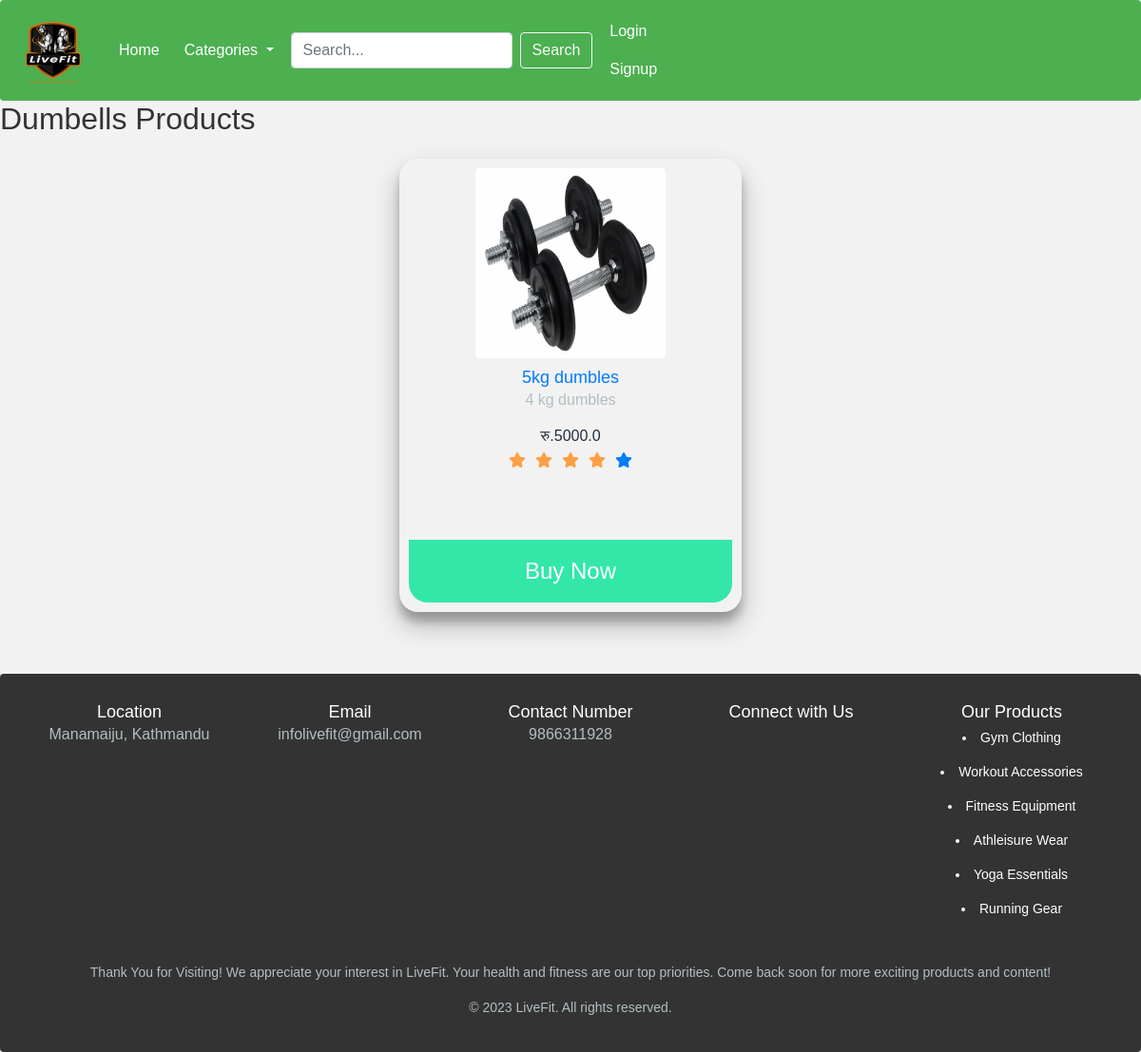
/category/dumbells/, run on the app's committed database.
### home/models.py (models this page shows, shortened)
class Category(models.Model):
    name = models.CharField(max_length=100,unique=True)
    slug = models.SlugField(max_length=100,unique=True)
    description = models.TextField(blank=True,null=True)

class Product(models.Model):
    title = models.CharField(max_length=50)
    selling_price = models.FloatField()
    short_description = models.TextField(max_length=210)
    description = models.TextField()
    brand = models.ForeignKey(Brand, on_delete=models.CASCADE)
    category = models.ForeignKey(Category, on_delete=models.CASCADE)
    product_image = models.ImageField(upload_to='productimg', null=False , blank=False)

### home/views.py (the view)
# urls.py: path('category/<slug>/', views.CategoryView.as_view(), name='category'),
class CategoryView(View):
    def get(self, request, slug):
        category = get_object_or_404(Category, slug=slug)
        products = category.product_set.all()
        data = {
            'catData': category,
            'productData': products,
        }
        return render(request, 'app/category.html', data)

### home/templates/app/category.html (shortened to what this page needs)
{% extends 'app/base.html' %}
{% load static %}
{% block additional_head %}
<link rel="stylesheet" href="{% static 'app/css/home.css' %}">
{% endblock %}
{% block main-content %}
<h2>{{ catData.name }} Products</h2>
<div id="content">
    <div class="gallery">
        {% if productData %}
            {% for product in productData %}
            <div class="content">
            <a href="{% url 'product-detail' product.id %}">
                    <img src="{{ product.product_image.url }}" alt="" height="20%">
                    <h3>{{ product.title }}</h3>
                    <p>{{ product.short_description|safe }}</p>
                    <h6>रु.{{ product.selling_price }}</h6>
                    <ul>
                        <li><i class="fa fa-star checked"></i></li>
                        <li><i class="fa fa-star checked"></i></li>
                        <li><i class="fa fa-star checked"></i></li>
                        <li><i class="fa fa-star checked"></i></li>
                        <li><i class="fa fa-star"></i></li>
                    </ul>
                    <button class="buy-{{ forloop.counter }}">Buy Now</button>
                </div>
            {% endfor %}
        {% else %}
            <p>No products available in this category.</p>
        {% endif %}
    </div>
</div>
{% endblock %}

### home/static/app/css/home.css (style rules this page uses)
* { box-sizing: border-box; margin-top: auto; border-radius: 4px; }
body { margin: 0; padding: 0; }
html { scroll-behavior: smooth; }
body { margin: 0; font-family: sans-serif; background:#f2f2f2; }
h3 { text-align: center; font-size: 3øpx; margin: 0; padding-top: 10px; }
a { text-decoration:none; }
.gallery { display: flex; flex-wrap: wrap; width: 100%; justify-content: center; align-items: center; margin: 50px 0; }
.content { width:20%; margin :15px; box-sizing: border-box; float: left; text-align: center; border-radius: 20px; cursor: pointer; padding-top:10px; box-shadow: 0 14px 28px rgba(0,0,0,0.25 ), 0 10px 10px rgba(0,0,0,0.22); transition: .4s; background:#f2f2f2 }
.content img { width: 200px; height: 200px; text-align: center; margin: 0 auto; display:block; }
p { text-align: center; color: #b2bec3; padding-top: 0 8px; }
h6 { font: size 26px; text-align: center; color: #222f3e; margin:0; }
ul { list-style: none; display: flex; flex-wrap: wrap; justify-content: center; align-items: center; padding: 0; }
li { padding:5px; }
.checked { color: #ff9f43; }
.content button { text-align: center; font-size: 24px; color:#fff ; width: 100%; padding : 15px; border: 0; outline: none; cursor:pointer; margin-top: 50px; border-bottom-right-radius: 20px; border-bottom-left-radius: 20px; }
.buy-1 { background: rgb(51, 231, 168); }
* { margin: 0; padding: 0; box-sizing: border-box; }
body { font-family: 'Arial', sans-serif; background-color: #f8f8f8; color: #333333; }
h3 { text-align: center; font-size: 30px; margin: 0; padding-top: 10px; }
.gallery { display: flex; flex-wrap: wrap; width: 100%; justify-content: center; align-items: center; margin: 0px 0 50px; }
.content { width:30%; margin :15px; box-sizing: border-box; text-align: center; border-radius: 20px; cursor: pointer; padding:10px; box-shadow: 0 14px 28px rgba(0,0,0,0.25 ), 0 10px 10px rgba(0,0,0,0.22); transition: .4s; background:#f2f2f2; }
img { width: 200px; height: 200px; text-align: center; margin: 0 auto; display:block; }
h3 { font-size: 18px; }
body { font-family: Arial, sans-serif; margin: 0; padding: 0; }

### data on the page
Category: name "Dumbells"
Product: product_image (picture), title "5kg dumbles", short_description "4 kg dumbles", selling_price "5000.0"
